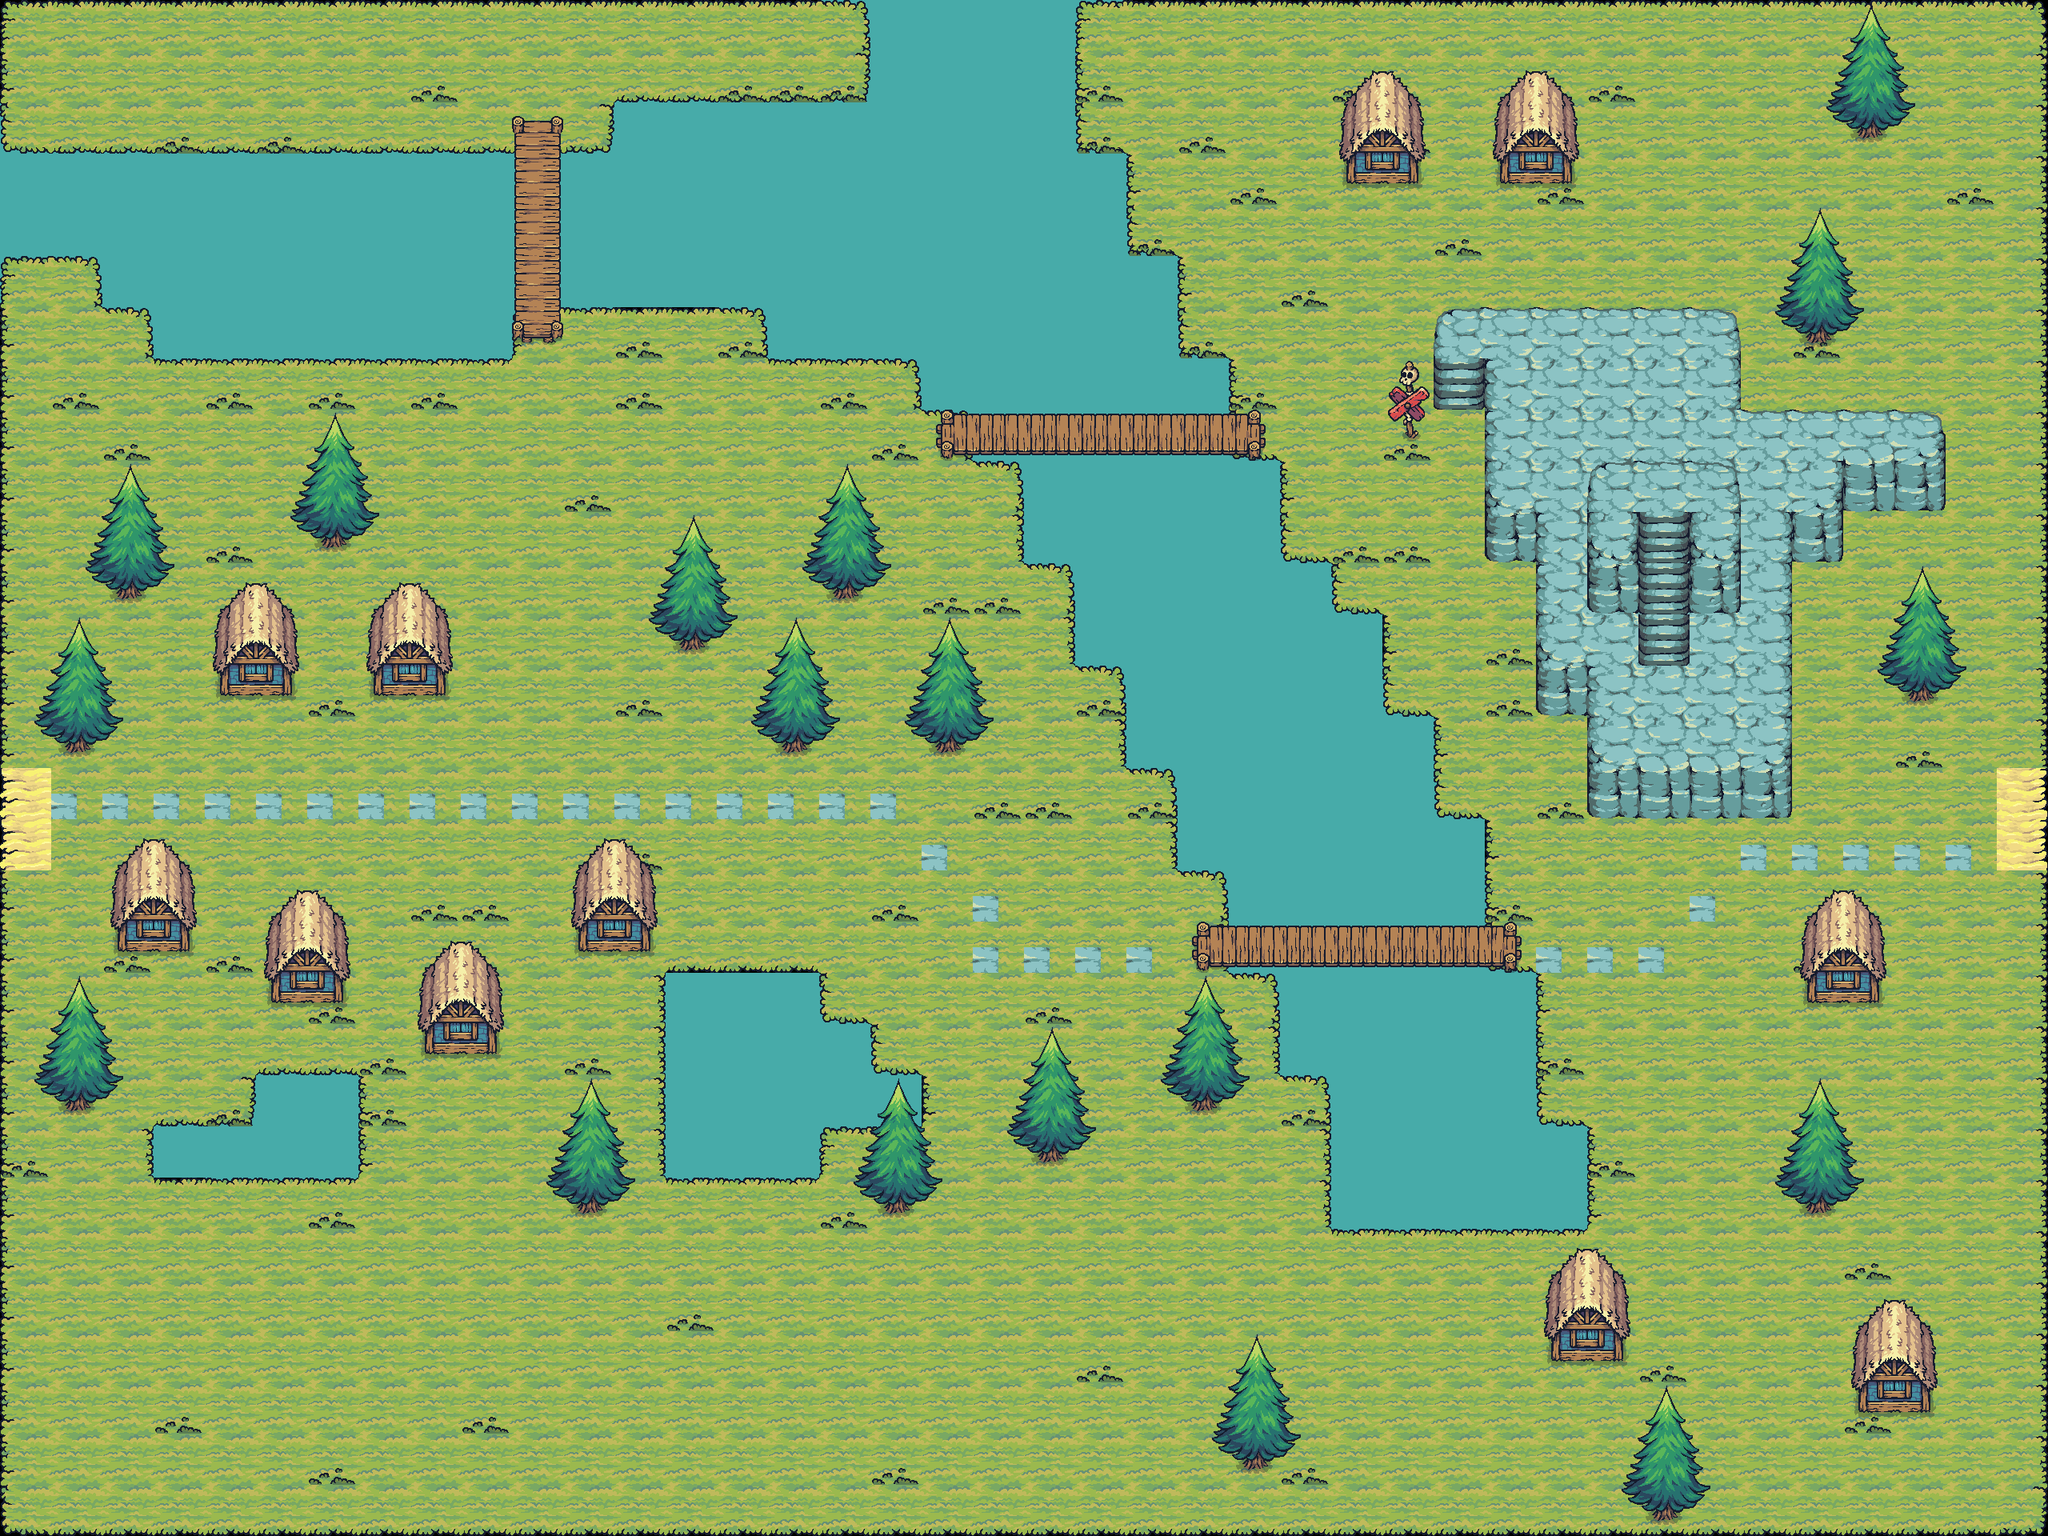

This game map was drawn from its Tiled (.tmx) file and the tilesets committed beside it. A one-line description and the trimmed map source follow:
An orthogonal 40x30 tile map with 64x64 px tiles, 25 tile layers (background0, background1, background2, background3, ...), 11 tilesets and 104 objects (2x Exit).

<map version="1.10" tiledversion="1.10.2" orientation="orthogonal" renderorder="right-down" width="40" height="30" tilewidth="64" tileheight="64" infinite="0" nextlayerid="44" nextobjectid="251">
 <tileset firstgid="1" source="Bridge_All.tsx" />
 <tileset firstgid="13" source="Tilemap_Flat.tsx" />
 <tileset firstgid="53" source="Water.tsx" />
 <tileset firstgid="54" source="House_Blue.tsx" />
 <tileset firstgid="60" source="Tree.tsx" />
 <tileset firstgid="168" source="groundTinySword.tsx" />
 <tileset firstgid="328" source="Tilemap_Elevation_64.tsx" />
 <tileset firstgid="360" source="treesTinySword64.tsx" />
 <tileset firstgid="468" source="houseBlue64.tsx" />
 <tileset firstgid="474" source="elevationTinySword.tsx" />
 <tileset firstgid="602" source="stop_sign.tsx" />
 <group id="15" name="background">
  <layer id="41" name="background0" width="40" height="30">
   <data>[1200 cells, 140 non-empty, 1 distinct tile ids]</data>
  </layer>
  <layer id="1" name="background1" class="tileLayer" width="40" height="30">
   <data>[1200 cells, 1200 non-empty, 12 distinct tile ids]</data>
  </layer>
  <layer id="2" name="background2" class="tileLayer" width="40" height="30">
   <data>[1200 cells, 134 non-empty, 8 distinct tile ids]</data>
  </layer>
  <layer id="6" name="background3" class="tileLayer" width="40" height="30">
   <data>[1200 cells, 74 non-empty, 17 distinct tile ids]</data>
  </layer>
  <layer id="11" name="background4" width="40" height="30">
   <data>[1200 cells, 10 non-empty, 7 distinct tile ids]</data>
  </layer>
 </group>
 <group id="16" name="foreground">
  <layer id="18" name="2" width="40" height="30">
   <properties>
    <property name="z" type="int" value="2" />
   </properties>
   <data>[1200 cells, 9 non-empty, 9 distinct tile ids]</data>
  </layer>
  <layer id="19" name="3" width="40" height="30">
   <properties>
    <property name="z" type="int" value="3" />
   </properties>
   <data>[1200 cells, 12 non-empty, 6 distinct tile ids]</data>
  </layer>
  <layer id="20" name="6" width="40" height="30">
   <properties>
    <property name="z" type="int" value="6" />
   </properties>
   <data>[1200 cells, 15 non-empty, 12 distinct tile ids]</data>
  </layer>
  <layer id="36" name="8" width="40" height="30">
   <properties>
    <property name="z" type="int" value="8" />
   </properties>
   <data>[1200 cells, 6 non-empty, 5 distinct tile ids]</data>
  </layer>
  <layer id="37" name="9" width="40" height="30">
   <properties>
    <property name="z" type="int" value="9" />
   </properties>
   <data>[1200 cells, 3 non-empty, 3 distinct tile ids]</data>
  </layer>
  <layer id="21" name="10" width="40" height="30">
   <properties>
    <property name="z" type="int" value="10" />
   </properties>
   <data>[1200 cells, 9 non-empty, 9 distinct tile ids]</data>
  </layer>
  <layer id="22" name="11" width="40" height="30">
   <properties>
    <property name="z" type="int" value="11" />
   </properties>
   <data>[1200 cells, 18 non-empty, 9 distinct tile ids]</data>
  </layer>
  <layer id="23" name="12" width="40" height="30">
   <properties>
    <property name="z" type="int" value="12" />
   </properties>
   <data>[1200 cells, 9 non-empty, 9 distinct tile ids]</data>
  </layer>
  <layer id="25" name="13" width="40" height="30">
   <properties>
    <property name="z" type="int" value="13" />
   </properties>
   <data>[1200 cells, 21 non-empty, 15 distinct tile ids]</data>
  </layer>
  <layer id="24" name="14" width="40" height="30">
   <properties>
    <property name="z" type="int" value="14" />
   </properties>
   <data>[1200 cells, 27 non-empty, 9 distinct tile ids]</data>
  </layer>
  <layer id="31" name="18" width="40" height="30">
   <properties>
    <property name="z" type="int" value="18" />
   </properties>
   <data>[1200 cells, 12 non-empty, 6 distinct tile ids]</data>
  </layer>
  <layer id="32" name="19" width="40" height="30">
   <properties>
    <property name="z" type="int" value="19" />
   </properties>
   <data>[1200 cells, 12 non-empty, 6 distinct tile ids]</data>
  </layer>
  <layer id="33" name="20" width="40" height="30">
   <properties>
    <property name="z" type="int" value="20" />
   </properties>
   <data>[1200 cells, 6 non-empty, 6 distinct tile ids]</data>
  </layer>
  <layer id="26" name="21" width="40" height="30">
   <properties>
    <property name="z" type="int" value="21" />
   </properties>
   <data>[1200 cells, 18 non-empty, 9 distinct tile ids]</data>
  </layer>
  <layer id="27" name="22" width="40" height="30">
   <properties>
    <property name="z" type="int" value="22" />
   </properties>
   <data>[1200 cells, 9 non-empty, 9 distinct tile ids]</data>
  </layer>
  <layer id="28" name="23" width="40" height="30">
   <properties>
    <property name="z" type="int" value="23" />
   </properties>
   <data>[1200 cells, 27 non-empty, 9 distinct tile ids]</data>
  </layer>
  <layer id="34" name="26" width="40" height="30">
   <properties>
    <property name="z" type="int" value="26" />
   </properties>
   <data>[1200 cells, 6 non-empty, 6 distinct tile ids]</data>
  </layer>
  <layer id="35" name="27" width="40" height="30">
   <properties>
    <property name="z" type="int" value="27" />
   </properties>
   <data>[1200 cells, 6 non-empty, 6 distinct tile ids]</data>
  </layer>
  <layer id="29" name="28" width="40" height="30">
   <properties>
    <property name="z" type="int" value="28" />
   </properties>
   <data>[1200 cells, 0 non-empty, 0 distinct tile ids]</data>
  </layer>
  <layer id="30" name="29" width="40" height="30">
   <properties>
    <property name="z" type="int" value="29" />
   </properties>
   <data>[1200 cells, 18 non-empty, 9 distinct tile ids]</data>
  </layer>
 </group>
 <group id="17" name="objects">
  <objectgroup id="43" name="simpleEnemy">
   <object id="219" x="2185" y="907" width="30" height="27" />
   <object id="220" x="2256" y="527" width="32" height="32" />
   <object id="221" x="2066" y="852" width="30" height="29" />
   <object id="222" x="2128" y="407" width="26" height="27" />
   <object id="228" x="1024" y="1664" width="64" height="64" />
   <object id="229" x="1152" y="1664" width="64" height="64" />
   <object id="230" x="2368" y="1792" width="64" height="64" />
  </objectgroup>
  <objectgroup id="40" name="obstacles">
   <object id="194" x="1984" y="704" width="64" height="64" />
   <object id="196" x="2112" y="704" width="64" height="64" />
   <object id="197" x="2112" y="640" height="64" />
   <object id="199" x="2048" y="640" height="64" />
   <object id="200" x="2176" y="576" width="1" height="128" />
   <object id="201" x="1984" y="576" width="1" height="192" />
   <object id="202" x="1984" y="576" width="192" height="1" />
   <object id="203" x="1984" y="960" width="256" height="64" />
   <object id="204" x="1920" y="832" width="64" height="64" />
   <object id="205" x="1856" y="640" width="64" height="64" />
   <object id="206" x="2240" y="640" width="64" height="64" />
   <object id="207" x="2304" y="576" width="128" height="64" />
   <object id="208" x="1984" y="832" width="1" height="128" />
   <object id="209" x="2240" y="704" width="1" height="256" />
   <object id="210" x="2432" y="512" width="1" height="64" />
   <object id="211" x="2176" y="512" width="256" height="1" />
   <object id="212" x="2176" y="384" width="1" height="128" />
   <object id="213" x="1792" y="384" width="384" height="1" />
   <object id="214" x="1792" y="384" width="1" height="128" />
   </objectgroup>
  <objectgroup id="7" name="trees" class="trees">
   <!-- 18 objects omitted --></objectgroup>
  <objectgroup id="8" name="buildings" class="buildings">
   <!-- 16 objects omitted --></objectgroup>
  <objectgroup id="9" name="water" class="water">
   <!-- 31 objects omitted --></objectgroup>
  <objectgroup id="10" name="exits" class="Exit">
   <!-- 2 objects omitted --></objectgroup>
 </group>
</map>
<!-- 78 of 104 objects omitted -->
